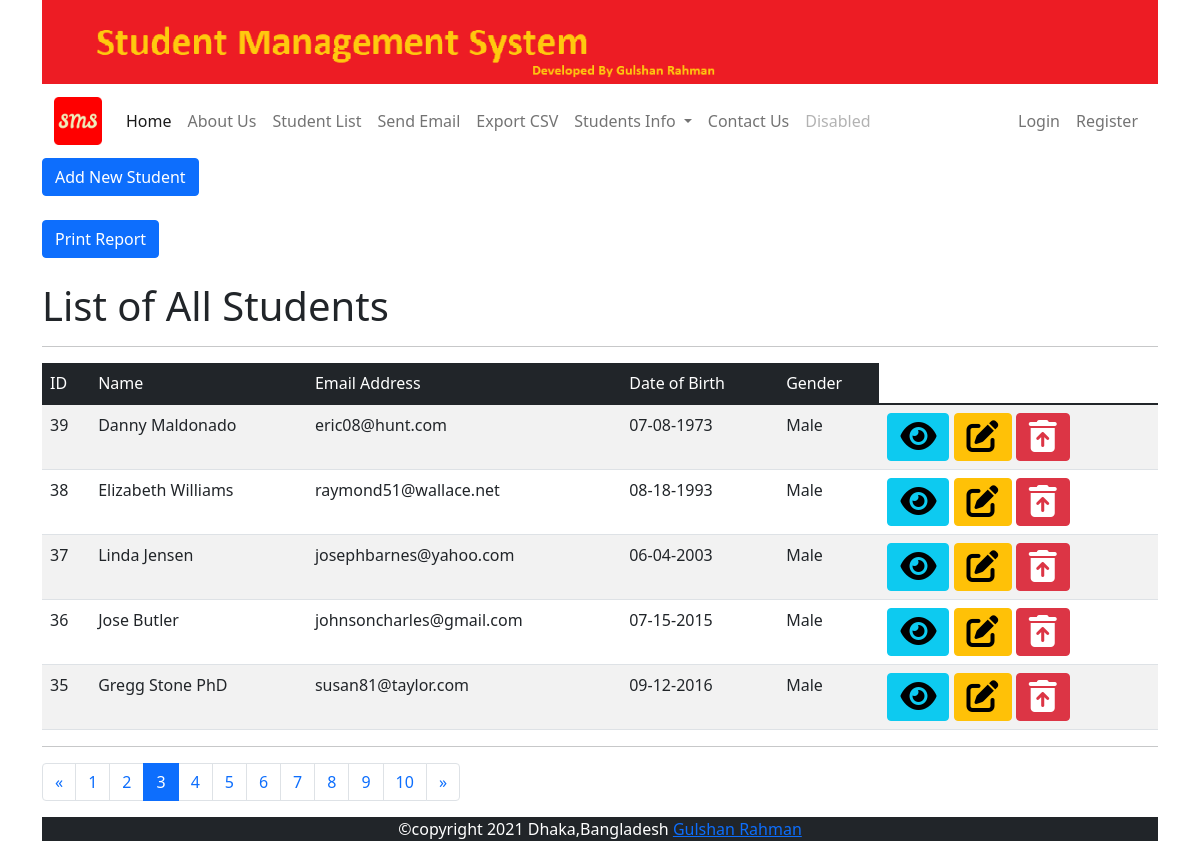
/stud/list/?page=3, run on the app's committed database.
### studentapp/models.py (models this page shows, shortened)
class Student(models.Model):
    GENDER_CHOICES = [('Male','Male'),('Female','Female'),('Other','Other'),]
    name = models.CharField(max_length=100)
    email = models.EmailField(unique=True,blank=True,null=True)
    dob = models.DateField(default=datetime.now,blank=True)
    gender = models.CharField(max_length=6,choices=GENDER_CHOICES,default='Male')

### studentapp/views.py (the view)
# urls.py: path('list/', views.list,name='list'),
def list(request):
    std = Student.objects.order_by('-id')
    stdlist = std
    paginator = Paginator(stdlist,5)
    page = request.GET.get('page')
    std = paginator.get_page(page)
    context = {'title':'Student List','students': std}
    return render(request,'stud/list.html',context)

### templates/stud/list.html (shortened to what this page needs)
{% extends 'base.html' %}
{% load static %}
{% block content %}
<div>
  <a href="{% url 'create' %}" class="btn btn-primary">Add New Student</a>
</div>
<br>
<button class="btn btn-primary" onclick="PrintDiv('report');"> Print Report</button>
     <br>
        <div>
            <h1>List of All Students</h1>
            <hr>
        </div>
        <div>
            <table class="table table-striped table-hover">
                <thead class="table-dark">
                    <tr>
                        <td>ID</td>
                        <td>Name</td>
                        <td>Email Address</td>
                        <td>Date of Birth</td>
                        <td>Gender</td>
                    </tr>
                </thead>
                <tbody>
                    {% for stud in students %}
                    <tr>
                        <td>{{ stud.id }}</td>
                        <td>{{ stud.name }}</td>
                        <td>{{ stud.email }}</td>
                        <td>{{ stud.dob|date:'m-d-Y' }}</td>
                        <td>{{ stud.gender }}</td>
                        <td>
                          <a href="{% url 'view' stud.id %}" class="btn btn-info" title="view"><i class="fa fa-eye fa-2x"></i></a>
                          <a href="{% url 'edit' stud.id %}" class="btn btn-warning" title="edit"><i class="fa fa-edit fa-2x"></i></a>
                          <a href="{% url 'delete' stud.id %}" onclick="return confirm('Are you sure, you want to delete record?');" class="btn btn-danger" title="delete"><i class="fa fa-trash-restore-alt fa-2x"></i></a>
                        </td>
                    </tr>
                    {% endfor %}
                </tbody>
            </table>
           <hr>
  {% if students.has_other_pages %}
  <nav aria-label="Page navigation example">
    <ul class="pagination">
      {% if students.has_previous %}
      <li class="page-item">
        <a class="page-link" href="?page={{ students.previous_page_number }}" aria-label="Previous">
          <span aria-hidden="true">&laquo;</span>
        </a>
      </li>
      {% else %}
      <li class="page-item disabled">
        <span aria-hidden="true">&laquo;</span>
      </li>
      {% endif %}
      {% for i in students.paginator.page_range %}
      {% if students.number == i %}
      <li class="page-item active" aria-current="page">
        <a class="page-link" href="#">{{ i }}</a>
      </li>
      {% else %}
      <li class="page-item"><a class="page-link" href="?page={{ i }}">{{ i }}</a></li>
      {% endif %}
      {% endfor %}
      <li class="page-item">
        {% if students.has_next %}
      <li class="page-item">
        <a class="page-link" href="?page={{students.next_page_number}}" aria-label="Next">
          <span aria-hidden="true">&raquo;</span>
        </a>
      </li>
      {% else %}
      <li class="page-item disabled">
        <span aria-hidden="true">&raquo;</span>
      </li>
      {% endif %}
      </li>
    </ul>
  </nav>
  {%endif%}
        </div>
        {% endblock content %}

### data on the page
Student: id "39", name "Danny Maldonado", email "eric08@hunt.com", dob "07-08-1973", gender "Male"
Student: id "38", name "Elizabeth Williams", email "raymond51@wallace.net", dob "08-18-1993", gender "Male"
Student: id "37", name "Linda Jensen", email "josephbarnes@yahoo.com", dob "06-04-2003", gender "Male"
Student: id "36", name "Jose Butler", email "johnsoncharles@gmail.com", dob "07-15-2015", gender "Male"
Student: id "35", name "Gregg Stone PhD", email "susan81@taylor.com", dob "09-12-2016", gender "Male"

### other printed values
{{ i }} "1" "2" "4" "5" "6" "7" "8" "9" "10"
{{ i }} "3"
